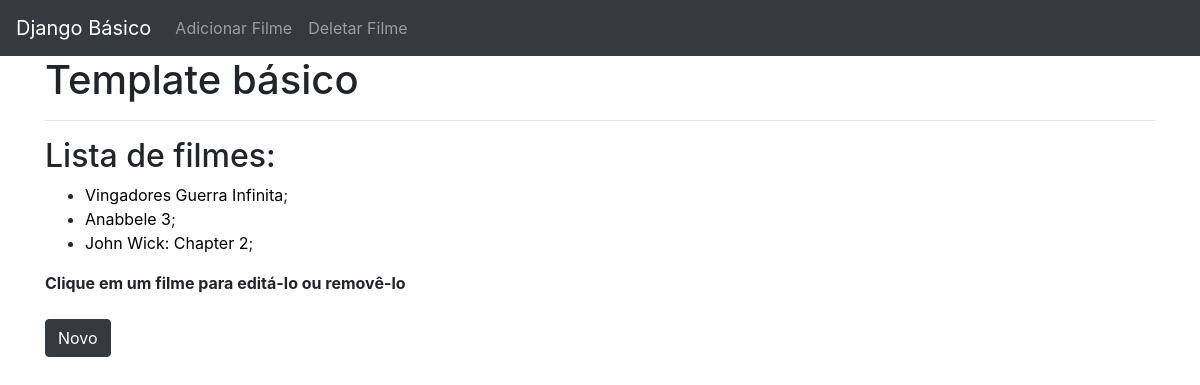
/, run on an earlier commit of the app's database.
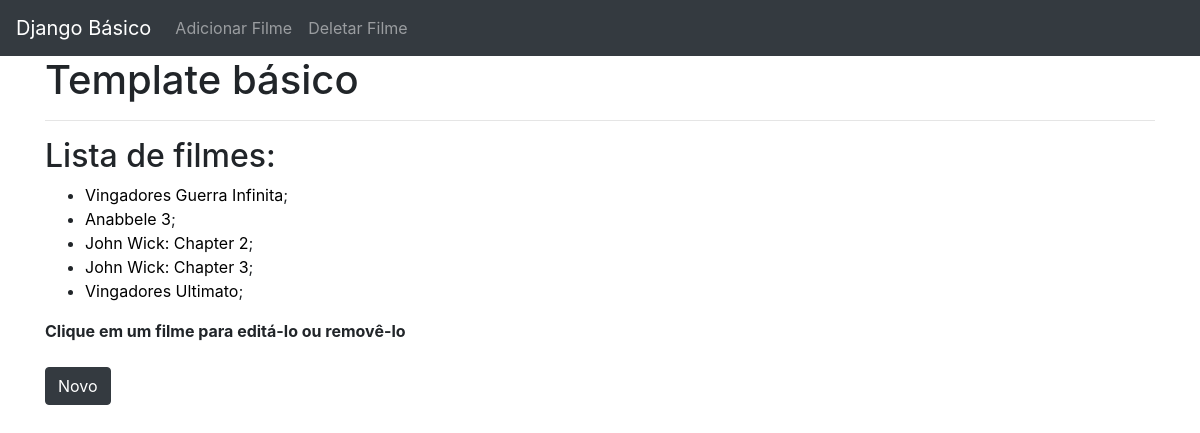
And on a later commit of the database.
### contas/models.py (models this page shows, shortened)
class Filme(models.Model):
    nome = models.CharField(max_length=50)
    notaImdb = models.DecimalField(max_digits=5, decimal_places=2)
    categoria = models.ForeignKey(Categoria, on_delete=models.CASCADE)

### contas/views.py (the view)
# urls.py: path('', listagemFilmes, name='listagemFilmes'),
def listagemFilmes(request):
    data = {}
    data['filmes'] = Filme.objects.all()
    return render(request, 'contas/filme.html', data)

### contas/templates/contas/filme.html (shortened to what this page needs)
<!doctype html>
<html lang="en">
<head>
    <link rel="stylesheet" href="https://maxcdn.bootstrapcdn.com/bootstrap/4.0.0/css/bootstrap.min.css">
</head>
<body>
    <div>
        <nav class="navbar navbar-expand-lg navbar-dark bg-dark">
          <a class="navbar-brand" href= "{% url 'listagemFilmes' %}">Django Básico</a>
          <div class="collapse navbar-collapse" id="navbarSupportedContent">
            <ul class="navbar-nav mr-auto">
              <li class="nav-item">
                <a class="nav-link" href="{% url 'adcFilme' %}">Adicionar Filme</a>
              </li>
              <li class="nav-item">
                <a class="nav-link" href="#">Deletar Filme</a>
              </li>
            </ul>
          </div>
        </nav>
    </div>
    <div class="container">
        <h1>Template básico</h1>
        <hr>
        <h2>Lista de filmes: </h2>
        <ul>
        {% for i in filmes %}
            <li><a href="{% url 'update' i.id %}">{{ i.nome }}</a>;</li>
        {% endfor %}
        </ul>
        <span><b>Clique em um filme para editá-lo ou removê-lo</b></span>
        <br><br>
        <button type="button" onclick="Nova()" class="btn btn-dark">Novo</button>
    </div>
</body>
</html>

### contas/templates/contas/filme.html (style rules this page uses)
a:link { text-decoration: none; color: black }

What changed in the data, as far as the page shows it:
added Filme: nome "John Wick: Chapter 3"
added Filme: nome "Vingadores Ultimato"
